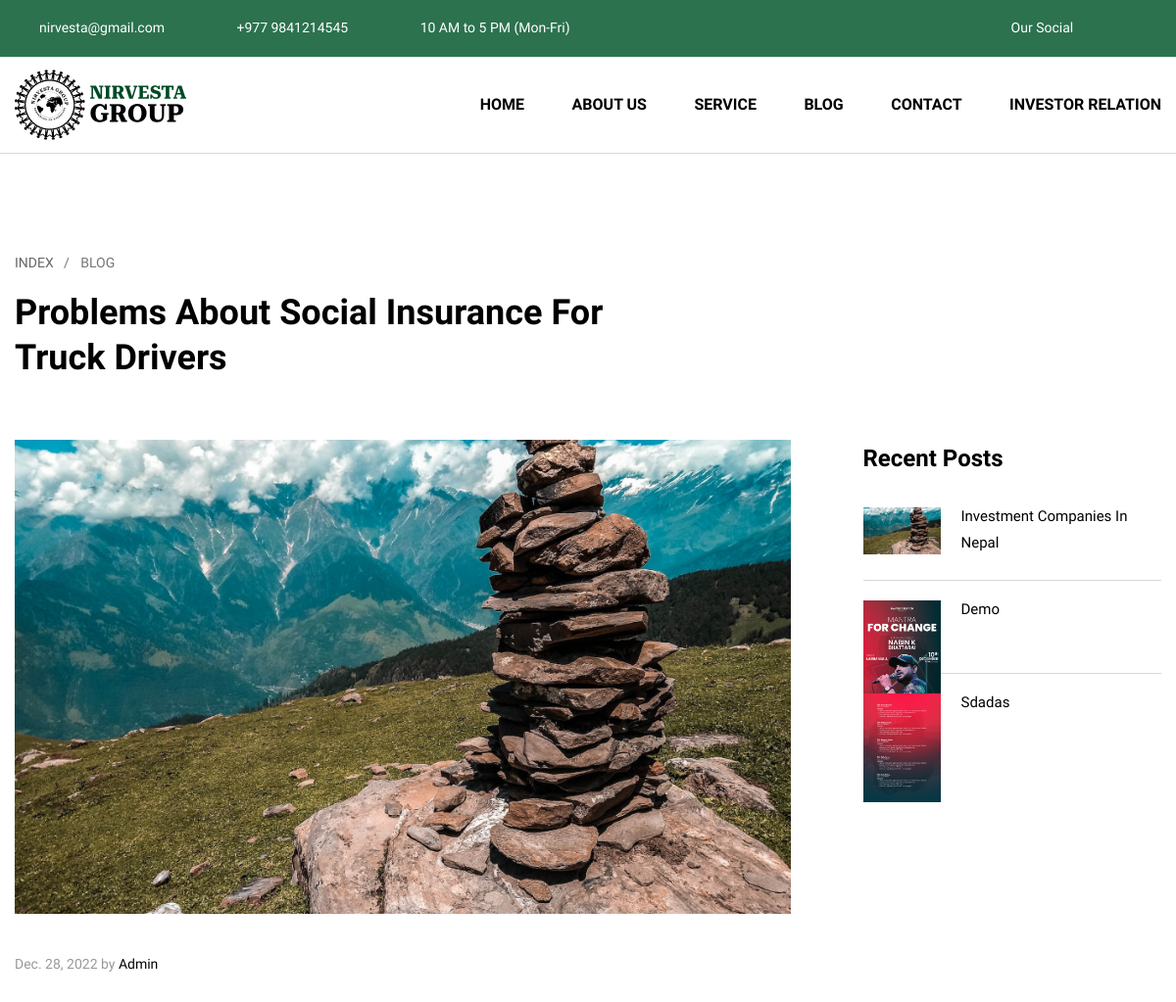
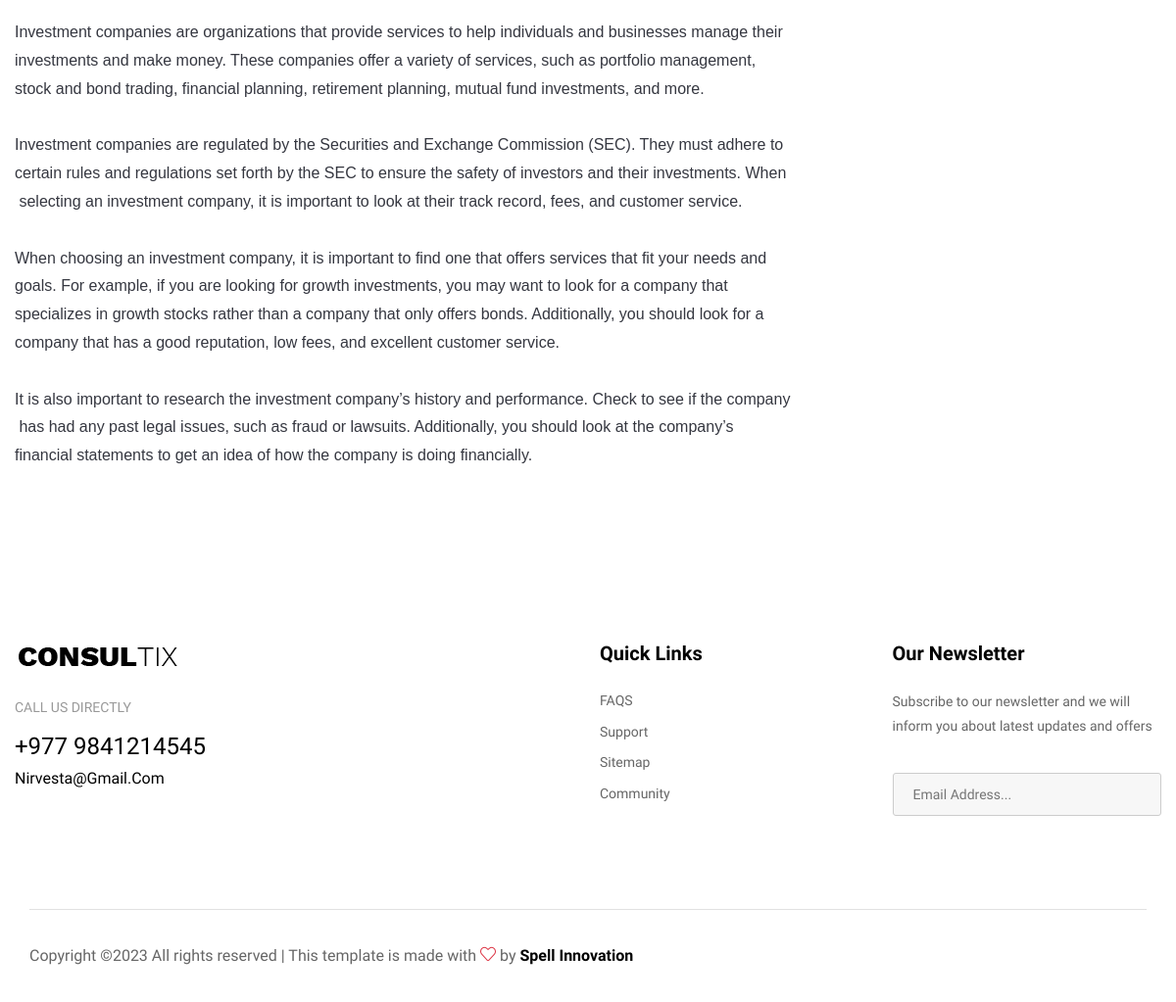
Screenshot of /blog_detail/1 with the database file from the repository (2 pictures, top to bottom).
### features/models.py (models this page shows, shortened)
class CompanySetup(models.Model):
    data_set = models.TextField()
    logo = models.ImageField(upload_to="company_images")
    location = models.TextField()
    contact = models.TextField()
    email = models.TextField()
    opening_hours = models.TextField()
    no_of_clients = models.TextField()
    facebook_url = models.URLField()
    instagram_url = models.URLField()
    twitter_url = models.URLField()
    about_us_page_heading_text = models.TextField()
    about_us_page_content = models.TextField()
    mission = models.TextField()
    vision = models.TextField()
    company_profile_text = models.TextField()
    class Meta:
        verbose_name_plural = "01. Company Setup"

class Blog(models.Model):
    title = models.TextField()
    blog = models.TextField()
    image = models.ImageField(upload_to="blogs_images/")
    created = models.DateField(auto_now_add=True)
    class Meta:
        verbose_name_plural = "12. Blogs"

### features/views.py (the view, shortened to what this page needs)
# urls.py: path('blog_detail/<int:id>', views.blog_detail, name="blog_detail"),
def blog_detail(request,id):
    blog_data = Blog.objects.get(id=id)
    faqs = Faqs.objects.all()
    files = Brochures.objects.all()
    blogs = Blog.objects.all()
    if CompanySetup.objects.filter()[:1].exists():
        company = CompanySetup.objects.filter()[:1].get()
        context = {
            'company':company,
            'blog_data':blog_data,
            'blogs':blogs,
            'faqs':faqs,
            'files':files,
        }
    return render(request,'blog_detail.html',context)

### templates/blog_detail.html
{% load static %}
{% include 'header.html' %}
    <div class="page-title-section style-two">
    	<div class="auto-container">
			<ul class="post-meta">
				<li><a href="index.html">Index</a></li>
				<li>Blog</li>
			</ul>
			<h2>Problems About Social Insurance For <br> Truck Drivers</h2>
		</div>
	</div>
    <div class="sidebar-page-container padding-top style-two">
    	<div class="auto-container">
			<div class="row clearfix">
                <div class="content-side col-lg-9 col-md-12 col-sm-12">
					<div class="blog-detail">
						<div class="inner-box">
							<div class="image">
								<img src="{{blog_data.image.url}}" alt="" />
							</div>
							<div class="lower-content">
								<div class="post-info"> {{blog_data.created}} by <i>Admin</i></div>
								<p>{{blog_data.blog|safe}}</p>
							</div>
						</div>
					</div>
				</div>
                <div class="sidebar-side col-lg-3 col-md-12 col-sm-12">
                	<aside class="sidebar sticky-top margin-left">
                        <div class="sidebar-widget popular-posts">
							<div class="sidebar-title">
                            	<h4>Recent Posts</h4>
                            </div>
                            <div class="widget-content">
								{% for blogs in blogs %}
                                <div class="post">
                                    <figure class="post-thumb"><a href="{% url 'blog_detail' id=blogs.id %}"><img src="{{blogs.image.url}}" alt=""></a></figure>
                                    <div class="text"><a href="{% url 'blog_detail' id=blogs.id %}">{{blogs.title}}</a></div>
                                </div>
                                {% endfor %}
                            </div>
						</div>
					</aside>
				</div>
			</div>
		</div>
	</div>
	{% include 'footer.html' %}

### templates/header.html (shortened to what this page needs)
{% load static %}
<!DOCTYPE html>
<html lang="en-US">
<head>
<link href="{% static 'css/bootstrap.min.css'%}" rel="stylesheet">
<link href="{% static 'css/main.css'%}" rel="stylesheet">
<link href="{% static 'css/responsive.css'%}" rel="stylesheet">
</head>
<body>
<div class="page-wrapper">
    <header class="main-header style-three">
        <div class="header-top">
            <div class="auto-container">
                <div class="inner-container clearfix">
					<div class="top-left">
						<ul class="info-list">
							<li><a href="mailto:hello@consulte.co"><span class="icon icofont-envelope"></span>{{company.email}}</a></li>
							<li><a href="tel:+1212-226-3126"><span class="icon icofont-phone"></span> {{company.contact}}</a></li>
							<li><a href="{% url 'contact' %}"><span class="icon icofont-clock-time"></span>{{company.opening_hours}}</a></li>
						</ul>
					</div>
                    <div class="top-right pull-right">
						<ul class="social-box">
							<li class="share">Our Social</li>
							<li><a href="{{company.twitter_url}}" class="icofont-twitter"></a></li>
							<li><a href="{{company.facebook_url}}" class="icofont-facebook"></a></li>
							<li><a href="{{company.instagram_url}}" class="icofont-instagram"></a></li>
						</ul>
                    </div>
                </div>
            </div>
        </div>
        <div class="header-upper">
        	<div class="auto-container">
            	<div class="inner-container clearfix">
                	<div class="pull-left logo-box">
                    	<div class="logo"><a href=" {% url 'home' %} "><img src="{{company.logo.url}}" alt="" title="" height="10"></a></div>
                    </div>
                   	<div class="nav-outer pull-right clearfix">
						<nav class="main-menu navbar-expand-md">
							<div class="navbar-collapse show collapse clearfix" id="navbarSupportedContent">
								<ul class="navigation clearfix">
									<li ><a href="{% url 'home' %}">Home</a></li>
									<li class="dropdown"><a href="#">About Us</a>
									</li>
									<li><a href="{% url 'services' %}">Service</a></li>
									<li><a href="{% url 'blogs' %}">Blog</a></li>
									<li><a href="{% url 'contact' %}">Contact</a></li>
									<li><a href="{% url 'login' %}">Investor Relation</a></li>
								</ul>
							</div>
						</nav>
					</div>
                </div>
            </div>
        </div>
    </header>

### templates/footer.html (shortened to what this page needs)
{% load static %}
<footer class="main-footer">
    <div class="auto-container">
        <div class="widgets-section">
            <div class="row clearfix">
                <div class="big-column col-lg-6 col-md-12 col-sm-6 col-12">
                    <div class="row clearfix">
                        <div class="footer-column col-lg-6 col-md-6 col-sm-12">
                            <div class="footer-widget logo-widget">
                                <div class="logo">
                                    <a href="index.html"><img src="images/logo.png" alt="" /></a>
                                </div>
                                <div class="call">
                                    Call us directly
                                    <a class="phone" href="tel:{{company.contact}}">{{company.contact}}</a>
                                    <a class="email" href="mailto:{{company.email}}">{{company.email}}</a>
                                </div>
                            </div>
                        </div>
                    </div>
                </div>
                <div class="big-column col-lg-6 col-md-12 col-sm-6 col-12">
                    <div class="row clearfix">
                        <div class="footer-column col-lg-6 col-md-6 col-sm-12">
                            <div class="footer-widget links-widget">
                                <h5>Quick Links</h5>
                                <ul class="list-link">
                                    <li><a href="">FAQS</a></li>
                                    <li><a href="">Support</a></li>
                                    <li><a href="">Sitemap</a></li>
                                    <li><a href="">Community</a></li>
                                </ul>
                            </div>
                        </div>
                        <div class="footer-column col-lg-6 col-md-6 col-sm-12">
                            <div class="footer-widget newsletter-widget">
                                <h5>Our Newsletter</h5>
                                <div class="text">Subscribe to our newsletter and we will inform you about latest updates and offers</div>
                                <div class="newsletter-form">
                                    <form method="post" action="contact.html">
                                        <div class="form-group">
                                            <input type="email" name="email" value="" placeholder="Email Address..." required>
                                            <button type="submit" class="theme-btn icofont-arrow-right"></button>
                                        </div>
                                    </form>
                                </div>
                            </div>
                        </div>
                    </div>
                </div>
            </div>
        </div>
        <div class="footer-bottom">
            <div class="auto-container">
                <div class="bottom-inner">
                    <div class="row clearfix">
                        <div class="col-lg-8 col-md-12 col-sm-12">
                            <div class="copyright">Copyright © All rights reserved | This template is made with <i class="icon-heart text-danger" aria-hidden="true"></i> by <a href="https://spellinnovation.com" target="_blank">Spell Innovation</a></div>
                        </div>
                        <div class="col-lg-4 col-md-12 col-sm-12">
                            <ul class="social-nav">
                                <li><a href="{{company.twitter_url}}" class="icofont-twitter"></a></li>
                                <li><a href="{{company.facebook_url}}" class="icofont-facebook"></a></li>
                                <li><a href="{{company.instagram_url}}" class="icofont-instagram"></a></li>
                            </ul>
                        </div>
                    </div>
                </div>
            </div>
        </div>
    </div>
</footer>
</div>
</body>
</html>

### static/css/responsive.css (style rules this page uses)
@media only screen and (min-width: 1200px) and (max-width: 1499px) { .padding-top { padding-top: 60px; } }
@media only screen and (min-width: 1200px) and (max-width: 1499px) { .page-title-section h2 { margin-top: 15px; } }

### rows the page displays
CompanySetup: email "nirvesta@gmail.com", contact "+977 9841214545", opening_hours "10 AM to 5 PM (Mon-Fri)", logo (picture), email "Nirvesta@gmail.com"
Blog: image (picture), created "Dec. 28, 2022", blog "Invest ment companies are organizations that provide services to help individuals and businesses manage their investments and make money . These companies offer a variety of services , such as portfolio management , stock and bond trading , financial planning , retirement planning , mutual fund investments , and more . Invest ment companies are regulated by the Securities and Exchange Commission ( SEC ). They must adhere to certain rules and regulations set forth by the SEC to ensure the safety of investors and their investments . When selecting an investment company , it is important to look at their track record , fees , and customer service . When choosing an investment company , it is…", title "Investment Companies In Nepal"
Blog: image (picture), title "Demo"
Blog: image (picture), title "Sdadas"
